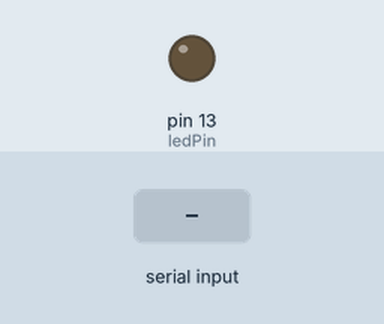
Bench run of a sketch on a simulated Arduino Uno, built with avr-gcc and run on an emulated ATmega328P. Parts: output pins drawn as LEDs (lit = HIGH). The inputs (shaded band) are chosen by the test bench.

Above: at 1.2 s.
1.3 s: "H" received over Serial
At 2.4 s:
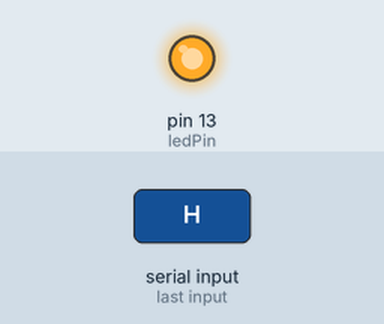
2.9 s: "L" received over Serial
At 3.6 s:
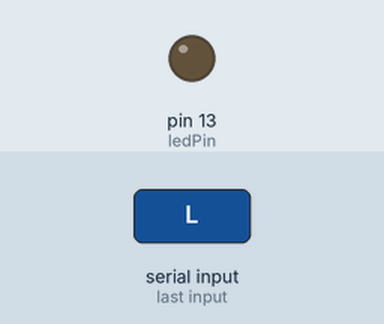
Timing chart, 0 to 5.9 s (numbered marks = the images above; inputs shaded):
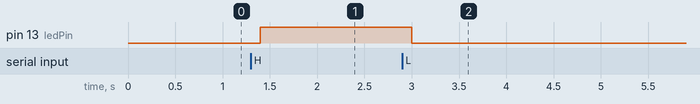

Measured:
- after the input at 1.3 s, pin 13 (ledPin): LOW → HIGH after 0.10 s
- after the input at 2.9 s, pin 13 (ledPin): HIGH → LOW after 0.10 s

The sketch:

arduino_csharp.ino
```cpp
/*
    Manuel Naranjo
    naranjo.manuel@gmail.com
    (t) @mnaranjo85

    Basado en el trabajo de:
	Federico Pfaffendorf
	yo@federicopfaffendorf.com.ar
	(t) @fpfaffendorf
*/

const int ledPin = 13; // Pin al que esta relacionado el LED
const int analogPin = 5; // canal analogico a leer
int rxByte;
byte val;
boolean analogico = false;

void setup() {

  Serial.begin(9600); // Inicializa la comunicacion serial en 9600 baudios
  pinMode(ledPin, OUTPUT); // Inicializa el pin relacionado al LED como salida

}

void loop() {

  if (Serial.available() > 0) // Chequea si hay nueva informacion en el Serial
  {

    rxByte = Serial.read(); // Lee un byte del buffer del Serial

    if (rxByte == 'H') // Si se encontro un Byte que convertido a char es una H
    {
      digitalWrite(ledPin, HIGH); // Pone en alto el pin relacionado al LED
      Serial.flush();
    }

    if (rxByte == 'L') // Si se encontro un byte que convertido a char es una L
    {
      digitalWrite(ledPin, LOW); // Pone en bajo el pin relacionado al LED
      Serial.flush();
    }

    if (rxByte == 'S') // si se envio una S
    {
      Serial.flush();
      Serial.println(digitalRead(ledPin));
    }

    if (rxByte == 'P') // si se envio una P leer analogico
    {
      analogico = true;
    }

    if (rxByte == 'p') // finalizar lectura analogico
    {
      analogico = false;
    }
  }

  if (analogico) {
    val = analogRead(analogPin);
    Serial.println(val);
  }

  delay(100);

}
```
